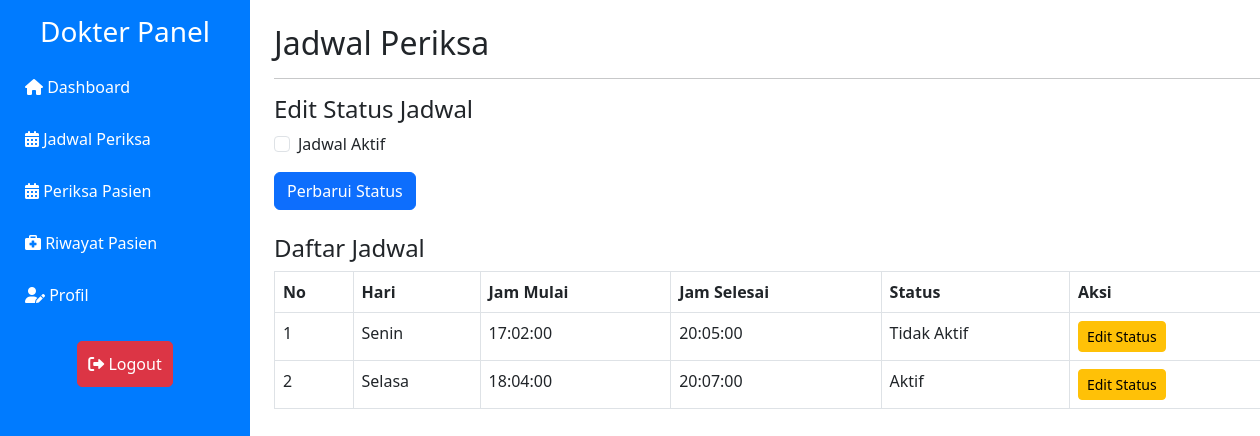
The app's page /dokter/jadwal-periksa.php?edit_id=6 (signed in) with its own data.
### tables this page shows
CREATE TABLE `jadwal_periksa` (
  `id_jadwal` int NOT NULL,
  `id_dokter` int DEFAULT NULL,
  `hari` varchar(20) NOT NULL,
  `jam_mulai` time NOT NULL,
  `jam_selesai` time NOT NULL,
  `aktif` tinyint(1) DEFAULT '0'
);

### dokter/jadwal-periksa.php (the view, shortened to what this page needs)
<?php
include('../includes/db.php');
$id_dokter = $_SESSION['user_id'];
$jadwal_result = mysqli_query($conn, "SELECT * FROM Jadwal_Periksa WHERE id_dokter = $id_dokter");
$edit_data = null;
if (isset($_GET['edit_id'])) {
    $edit_id = intval($_GET['edit_id']);
    $edit_query = mysqli_query($conn, "SELECT * FROM Jadwal_Periksa WHERE id_jadwal = $edit_id AND id_dokter = $id_dokter");
    $edit_data = mysqli_fetch_assoc($edit_query);
}
?>
<!DOCTYPE html>
<html lang="en">
<head>
    <link href="https://cdn.jsdelivr.net/npm/bootstrap@5.3.0-alpha3/dist/css/bootstrap.min.css" rel="stylesheet">
    <link rel="stylesheet" href="https://cdnjs.cloudflare.com/ajax/libs/font-awesome/6.0.0-beta3/css/all.min.css">
    <link href="../assets/style.css" rel="stylesheet">
</head>
<body>
    <div class="container-fluid">
        <div class="row">
            <div class="sidebar d-md-block" id="sidebar">
                <h3 class="text-center mb-3">Dokter Panel</h3>
                <a href="dokterdas.php" class="text-white mb-2"><i class="fas fa-home"></i> Dashboard</a>
                <a href="jadwal-periksa.php" class="text-white mb-2"><i class="fas fa-calendar-alt"></i> Jadwal Periksa</a>
                <a href="memeriksa.php" class="text-white mb-2"><i class="fas fa-calendar-alt"></i> Periksa Pasien</a>
                <a href="riwayat-pasien.php" class="text-white mb-2"><i class="fa-solid fa-briefcase-medical" style="color: #ffffff;"></i></i> Riwayat Pasien</a>
                <a href="editdok.php" class="text-white mb-2"><i class="fas fa-user-edit"></i> Profil</a>
                <div class="logout mt-auto">
                    <a href="../logout.php" class="text-white btn btn-danger mt-3 text-center"><i class="fas fa-sign-out-alt"></i> Logout</a>
                </div>
            </div>
            <div class="col-md-9 col-lg-10 content p-4">
                <h2>Jadwal Periksa</h2>
                <hr>
                <div class="mb-4">
                    <h4><?= $edit_data ? "Edit Status Jadwal" : "Tambah Jadwal Baru" ?></h4>
                    <form method="POST">
                        <?php if ($edit_data): ?>
                            <div class="mb-3 form-check">
                                <input type="checkbox" name="aktif" id="aktif" class="form-check-input" <?= $edit_data['aktif'] ? 'checked' : '' ?>>
                                <label for="aktif" class="form-check-label">Jadwal Aktif</label>
                            </div>
                            <button type="submit" class="btn btn-primary">Perbarui Status</button>
                        <?php endif; ?>
                    </form>
                </div>
                <h4>Daftar Jadwal</h4>
                <table class="table table-bordered">
                    <thead>
                        <tr>
                            <th>No</th>
                            <th>Hari</th>
                            <th>Jam Mulai</th>
                            <th>Jam Selesai</th>
                            <th>Status</th>
                            <th>Aksi</th>
                        </tr>
                    </thead>
                    <tbody>
                        <?php if (mysqli_num_rows($jadwal_result) > 0) {
                            $no = 1;
                            while ($row = mysqli_fetch_assoc($jadwal_result)) { ?>
                                <tr>
                                    <td><?= $no++ ?></td>
                                    <td><?= $row['hari'] ?></td>
                                    <td><?= $row['jam_mulai'] ?></td>
                                    <td><?= $row['jam_selesai'] ?></td>
                                    <td><?= $row['aktif'] ? 'Aktif' : 'Tidak Aktif' ?></td>
                                    <td>
                                        <a href="?edit_id=<?= $row['id_jadwal'] ?>" class="btn btn-warning btn-sm">Edit Status</a>
                                </tr>
                            <?php }
                        } else { ?>
                            <tr><td colspan="6" class="text-center">Tidak ada jadwal</td></tr>
                        <?php } ?>
                    </tbody>
                </table>
            </div>
        </div>
    </div>
</body>
</html>

### assets/style.css (style rules this page uses)
.sidebar { height: 100vh; background-color: #007bff; color: white; padding: 15px; position: fixed; top: 0; left: 0; width: 250px; z-index: 1000; display: flex; flex-direction: column; }
.sidebar a { color: white; text-decoration: none; margin-bottom: 10px; display: block; padding: 10px; border-radius: 5px; }
.logout { margin-top: auto; text-align: center; }
.logout a { color: white; padding: 10px; background-color: #dc3545; border-radius: 5px; display: inline-block; }
.content { margin-left: 250px; padding: 20px; transition: margin-left 0.3s ease-in-out; }

### records on screen
jadwal_periksa: hari "Senin", jam_mulai "17:02:00", jam_selesai "20:05:00", shows "Tidak Aktif"
jadwal_periksa: hari "Selasa", jam_mulai "18:04:00", jam_selesai "20:07:00", aktif "Aktif"
